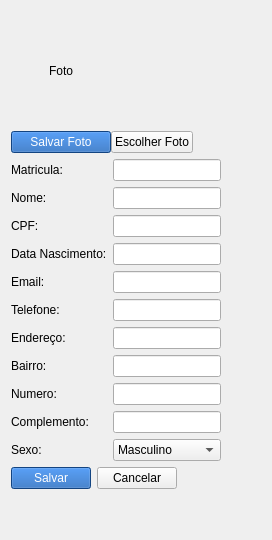
         <widget class="QWidget" name="Perfil_tab">
          <attribute name="title">
           <string>Perfil</string>
          </attribute>
          <layout class="QGridLayout" name="gridLayout_16">
           <item row="2" column="0">
            <layout class="QGridLayout" name="gridLayout_18">
             <item row="0" column="2">
              <spacer name="horizontalSpacer_9">
               <property name="orientation">
                <enum>Qt::Orientation::Horizontal</enum>
               </property>
               <property name="sizeHint" stdset="0">
                <size>
                 <width>40</width>
                 <height>20</height>
                </size>
               </property>
              </spacer>
             </item>
             <item row="0" column="1">
              <widget class="QPushButton" name="pushButton_12">
               <property name="sizePolicy">
                <sizepolicy hsizetype="Fixed" vsizetype="Fixed">
                 <horstretch>0</horstretch>
                 <verstretch>0</verstretch>
                </sizepolicy>
               </property>
               <property name="text">
                <string>Cancelar</string>
               </property>
              </widget>
             </item>
             <item row="0" column="0">
              <widget class="QPushButton" name="btn_aluno_salvar">
               <property name="sizePolicy">
                <sizepolicy hsizetype="Fixed" vsizetype="Fixed">
                 <horstretch>0</horstretch>
                 <verstretch>0</verstretch>
                </sizepolicy>
               </property>
               <property name="styleSheet">
                <string notr="true">color: white;
background-color: rgb(26, 95, 180);</string>
               </property>
               <property name="text">
                <string>Salvar</string>
               </property>
              </widget>
             </item>
            </layout>
           </item>
           <item row="3" column="0">
            <spacer name="verticalSpacer_7">
             <property name="orientation">
              <enum>Qt::Orientation::Vertical</enum>
             </property>
             <property name="sizeHint" stdset="0">
              <size>
               <width>20</width>
               <height>40</height>
              </size>
             </property>
            </spacer>
           </item>
           <item row="0" column="0">
            <layout class="QGridLayout" name="gridLayout_15">
             <property name="sizeConstraint">
              <enum>QLayout::SizeConstraint::SetFixedSize</enum>
             </property>
             <property name="spacing">
              <number>0</number>
             </property>
             <item row="0" column="0">
              <widget class="QLabel" name="label_25">
               <property name="sizePolicy">
                <sizepolicy hsizetype="Fixed" vsizetype="Fixed">
                 <horstretch>0</horstretch>
                 <verstretch>0</verstretch>
                </sizepolicy>
               </property>
               <property name="minimumSize">
                <size>
                 <width>100</width>
                 <height>120</height>
                </size>
               </property>
               <property name="maximumSize">
                <size>
                 <width>100</width>
                 <height>120</height>
                </size>
               </property>
               <property name="text">
                <string>Foto</string>
               </property>
               <property name="alignment">
                <set>Qt::AlignmentFlag::AlignCenter</set>
               </property>
              </widget>
             </item>
             <item row="0" column="2">
              <spacer name="horizontalSpacer_7">
               <property name="orientation">
                <enum>Qt::Orientation::Horizontal</enum>
               </property>
               <property name="sizeHint" stdset="0">
                <size>
                 <width>40</width>
                 <height>20</height>
                </size>
               </property>
              </spacer>
             </item>
             <item row="1" column="0">
              <widget class="QPushButton" name="pushButton_10">
               <property name="styleSheet">
                <string notr="true">color: white;
background-color: rgb(26, 95, 180);</string>
               </property>
               <property name="text">
                <string>Salvar Foto</string>
               </property>
              </widget>
             </item>
             <item row="1" column="1">
              <widget class="QPushButton" name="pushButton_11">
               <property name="text">
                <string>Escolher Foto</string>
               </property>
              </widget>
             </item>
            </layout>
           </item>
           <item row="1" column="0">
            <layout class="QGridLayout" name="gridLayout_17">
             <item row="4" column="0">
              <widget class="QLabel" name="label_29">
               <property name="maximumSize">
                <size>
                 <width>100</width>
                 <height>16777215</height>
                </size>
               </property>
               <property name="text">
                <string>Email:</string>
               </property>
              </widget>
             </item>
             <item row="7" column="1">
              <widget class="QLineEdit" name="lineEdit_aluno_bairro">
               <property name="maximumSize">
                <size>
                 <width>300</width>
                 <height>16777215</height>
                </size>
               </property>
              </widget>
             </item>
             <item row="3" column="1">
              <widget class="QLineEdit" name="lineEdit_aluno_nascimento">
               <property name="maximumSize">
                <size>
                 <width>300</width>
                 <height>16777215</height>
                </size>
               </property>
              </widget>
             </item>
             <item row="0" column="0">
              <widget class="QLabel" name="label_2">
               <property name="maximumSize">
                <size>
                 <width>100</width>
                 <height>16777215</height>
                </size>
               </property>
               <property name="text">
                <string>Matricula:</string>
               </property>
              </widget>
             </item>
             <item row="10" column="1">
              <widget class="QComboBox" name="comboBox_aluno_sexo">
               <item>
                <property name="text">
                 <string>Masculino</string>
                </property>
               </item>
               <item>
                <property name="text">
                 <string>Feminino</string>
                </property>
               </item>
               <item>
                <property name="text">
                 <string>Outro</string>
                </property>
               </item>
              </widget>
             </item>
             <item row="8" column="1">
              <widget class="QLineEdit" name="lineEdit_aluno_numero">
               <property name="maximumSize">
                <size>
                 <width>300</width>
                 <height>16777215</height>
                </size>
               </property>
              </widget>
             </item>
             <item row="6" column="1">
              <widget class="QLineEdit" name="lineEdit_aluno_endereco">
               <property name="maximumSize">
                <size>
                 <width>300</width>
                 <height>16777215</height>
                </size>
               </property>
              </widget>
             </item>
             <item row="5" column="1">
              <widget class="QLineEdit" name="lineEdit_aluno_telefone">
               <property name="maximumSize">
                <size>
                 <width>300</width>
                 <height>16777215</height>
                </size>
               </property>
              </widget>
             </item>
             <item row="2" column="1">
              <widget class="QLineEdit" name="lineEdit_aluno_cpf">
               <property name="maximumSize">
                <size>
                 <width>300</width>
                 <height>16777215</height>
                </size>
               </property>
              </widget>
             </item>
             <item row="4" column="1">
              <widget class="QLineEdit" name="lineEdit_aluno_email">
               <property name="maximumSize">
                <size>
                 <width>300</width>
                 <height>16777215</height>
                </size>
               </property>
              </widget>
             </item>
             <item row="0" column="1">
              <widget class="QLineEdit" name="lineEdit_aluno_matricula">
               <property name="maximumSize">
                <size>
                 <width>300</width>
                 <height>16777215</height>
                </size>
               </property>
              </widget>
             </item>
             <item row="8" column="0">
              <widget class="QLabel" name="label_31">
               <property name="maximumSize">
                <size>
                 <width>100</width>
                 <height>16777215</height>
                </size>
               </property>
               <property name="text">
                <string>Numero:</string>
               </property>
              </widget>
             </item>
             <item row="7" column="0">
              <widget class="QLabel" name="label_36">
               <property name="maximumSize">
                <size>
                 <width>100</width>
                 <height>16777215</height>
                </size>
               </property>
               <property name="text">
                <string>Bairro:</string>
               </property>
              </widget>
             </item>
             <item row="9" column="0">
              <widget class="QLabel" name="label_32">
               <property name="maximumSize">
                <size>
                 <width>100</width>
                 <height>16777215</height>
                </size>
               </property>
               <property name="text">
                <string>Complemento:</string>
               </property>
              </widget>
             </item>
             <item row="5" column="0">
              <widget class="QLabel" name="label_37">
               <property name="maximumSize">
                <size>
                 <width>100</width>
                 <height>16777215</height>
                </size>
               </property>
               <property name="text">
                <string>Telefone:</string>
               </property>
              </widget>
             </item>
             <item row="6" column="0">
              <widget class="QLabel" name="label_30">
               <property name="maximumSize">
                <size>
                 <width>100</width>
                 <height>16777215</height>
                </size>
               </property>
               <property name="text">
                <string>Endereço:</string>
               </property>
              </widget>
             </item>
             <item row="9" column="1">
              <widget class="QLineEdit" name="lineEdit_aluno_complemento">
               <property name="maximumSize">
                <size>
                 <width>300</width>
                 <height>16777215</height>
                </size>
               </property>
              </widget>
             </item>
             <item row="1" column="0">
              <widget class="QLabel" name="label_26">
               <property name="maximumSize">
                <size>
                 <width>100</width>
                 <height>16777215</height>
                </size>
               </property>
               <property name="text">
                <string>Nome:</string>
               </property>
              </widget>
             </item>
             <item row="3" column="0">
              <widget class="QLabel" name="label_28">
               <property name="maximumSize">
                <size>
                 <width>100</width>
                 <height>16777215</height>
                </size>
               </property>
               <property name="text">
                <string>Data Nascimento:</string>
               </property>
              </widget>
             </item>
             <item row="1" column="1">
              <widget class="QLineEdit" name="lineEdit_aluno_nome">
               <property name="maximumSize">
                <size>
                 <width>300</width>
                 <height>16777215</height>
                </size>
               </property>
              </widget>
             </item>
             <item row="10" column="0">
              <widget class="QLabel" name="label_33">
               <property name="maximumSize">
                <size>
                 <width>100</width>
                 <height>16777215</height>
                </size>
               </property>
               <property name="text">
                <string>Sexo:</string>
               </property>
              </widget>
             </item>
             <item row="2" column="0">
              <widget class="QLabel" name="label_27">
               <property name="maximumSize">
                <size>
                 <width>100</width>
                 <height>16777215</height>
                </size>
               </property>
               <property name="text">
                <string>CPF:</string>
               </property>
              </widget>
             </item>
             <item row="0" column="2">
              <spacer name="horizontalSpacer_11">
               <property name="orientation">
                <enum>Qt::Orientation::Horizontal</enum>
               </property>
               <property name="sizeHint" stdset="0">
                <size>
                 <width>40</width>
                 <height>20</height>
                </size>
               </property>
              </spacer>
             </item>
            </layout>
           </item>
          </layout>
         </widget>
